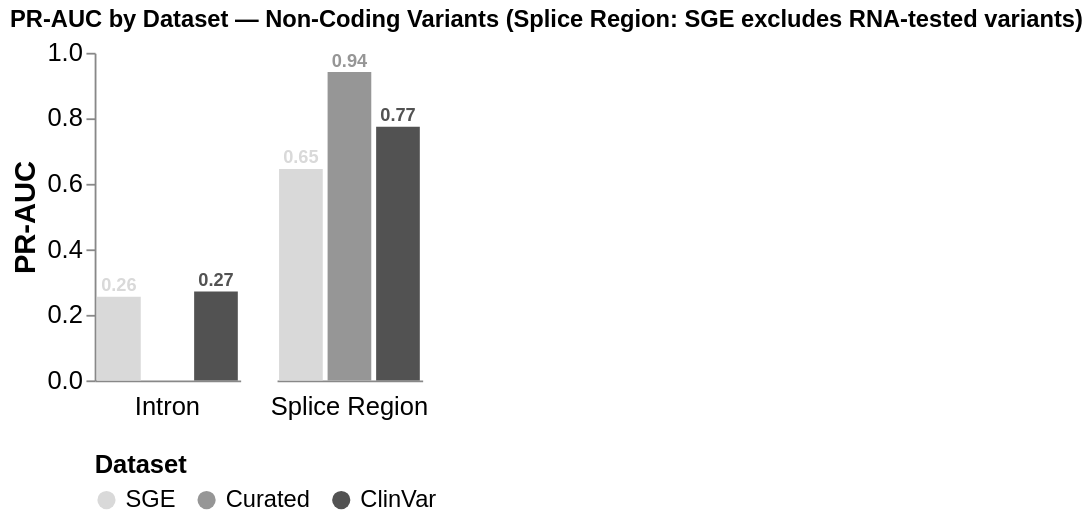

Notebook code cell kept with this figure:
### Code cell
# PR-AUC summary — non-coding variants only
# Intron: all variants; Splice Region: SGE excludes variants that have RNA data
NONCODING_CONSEQUENCES = ['Intron', 'Splice Region']

noncoding_auc_rows = []
for dataset, df in dfs.items():
    pr_meta = iter_dict[dataset]

    for consequence in NONCODING_CONSEQUENCES:
        sub = df[df['simplified_consequence'].isin(single_consequence_filters[consequence])].copy()

        # For SGE Splice Region: drop variants where RNA consequence is recorded
        if dataset == 'SGE' and consequence == 'Splice Region':
            sub = sub[sub['rna_consequence'].isna()]

        sub = sub.dropna(subset=['maxSpliceAI', pr_meta['truth_col']])
        sub = sub[sub[pr_meta['truth_col']].isin([pr_meta['pos_label'], pr_meta['neg_label']])]
        y_true = (sub[pr_meta['truth_col']] == pr_meta['pos_label']).astype(int)
        if len(sub) < 10 or y_true.nunique() < 2:
            continue
        precision, recall, _ = precision_recall_curve(y_true, sub['maxSpliceAI'])
        noncoding_auc_rows.append({'Dataset': dataset, 'Consequence': consequence,
                                   'PR-AUC': auc(recall, precision), 'n': len(sub)})

noncoding_auc_df = pd.DataFrame(noncoding_auc_rows)

# Gene-level loop for non-coding jitter
_rng_nc = np.random.default_rng(43)
nc_gene_auc_rows = []
for dataset, df in dfs.items():
    pr_meta  = iter_dict[dataset]
    gene_col = GENE_COL_MAP[dataset]

    for consequence in NONCODING_CONSEQUENCES:
        sub = df[df['simplified_consequence'].isin(single_consequence_filters[consequence])].copy()

        if dataset == 'SGE' and consequence == 'Splice Region':
            sub = sub[sub['rna_consequence'].isna()]

        sub = sub.dropna(subset=['maxSpliceAI', pr_meta['truth_col'], gene_col])
        sub = sub[sub[pr_meta['truth_col']].isin([pr_meta['pos_label'], pr_meta['neg_label']])]

        for gene, gene_sub in sub.groupby(gene_col):
            y_true = (gene_sub[pr_meta['truth_col']] == pr_meta['pos_label']).astype(int)
            n_pos = int(y_true.sum())
            n_neg = len(gene_sub) - n_pos
            if len(gene_sub) < MIN_GENE_N_TOTAL or n_pos < MIN_GENE_N_PER_CLASS or n_neg < MIN_GENE_N_PER_CLASS:
                continue
            precision, recall, _ = precision_recall_curve(y_true, gene_sub['maxSpliceAI'])
            nc_gene_auc_rows.append({'Dataset': dataset, 'Consequence': consequence,
                                     'Gene': gene, 'PR-AUC': auc(recall, precision), 'n': len(gene_sub)})

nc_gene_auc_df = pd.DataFrame(nc_gene_auc_rows)
if not nc_gene_auc_df.empty:
    nc_gene_auc_df['jitter'] = _rng_nc.uniform(-0.25, 0.25, size=len(nc_gene_auc_df))

plot_prauc_bars(noncoding_auc_df, nc_gene_auc_df, NONCODING_CONSEQUENCES,
                'PR-AUC by Dataset — Non-Coding Variants\n(Splice Region: SGE excludes RNA-tested variants)')
plt.show()

# Altair aggregate summary — non-coding variants only
_base_nc = alt.Chart(noncoding_auc_df).encode(
    x=alt.X("Dataset:N", sort=_dataset_order, title=None,
            axis=alt.Axis(labels=False, ticks=False)),
    y=alt.Y("PR-AUC:Q", scale=alt.Scale(domain=[0, 1]),
            axis=alt.Axis(title="PR-AUC", labelFontSize=14, titleFontSize=16,
                          labelFont="Arial", titleFont="Arial")),
    color=alt.Color("Dataset:N", sort=_dataset_order,
                scale=alt.Scale(range=[_PRAUC_COLORS[d] for d in _dataset_order]),
                    legend=alt.Legend(title="Dataset", labelFontSize=13, titleFontSize=14,
                                      labelFont="Arial", titleFont="Arial",
                                      orient="bottom", direction="horizontal")),
    tooltip=[
        alt.Tooltip("Dataset:N"),
        alt.Tooltip("Consequence:N"),
        alt.Tooltip("PR-AUC:Q", format=".3f", title="PR-AUC"),
        alt.Tooltip("n:Q", title="n"),
    ],
)
(
    alt.layer(_base_nc.mark_bar(),
              _base_nc.mark_text(dy=-6, fontSize=10, fontWeight="bold", color="black").encode(
                  text=alt.Text("PR-AUC:Q", format=".2f")))
    .properties(width=80, height=180)
    .facet(column=alt.Column(
        "Consequence:N", sort=NONCODING_CONSEQUENCES,
        header=alt.Header(title=None, labelFontSize=14, labelFont="Arial",
                          labelOrient="bottom", labelPadding=8),
    ))
    .properties(title="PR-AUC by Dataset — Non-Coding Variants (Splice Region: SGE excludes RNA-tested variants)")
    .configure_title(font="Arial", fontSize=13)
    .configure_axis(grid=False)
    .configure_view(stroke=None)
).display()

### Figure 1 — Vega-Lite specification as saved in the notebook (floating-point values rounded to 4 significant figures)
{"config": {"view": {"continuousWidth": 300, "continuousHeight": 300, "stroke": null}, "axis": {"grid": false}, "title": {"font": "Arial", "fontSize": 13}}, "data": {"name": "data-cf7781c65d25cd0106a2479f335c0a35"}, "facet": {"column": {"field": "Consequence", "header": {"labelFont": "Arial", "labelFontSize": 14, "labelOrient": "bottom", "labelPadding": 8, "title": null}, "sort": ["Intron", "Splice Region"], "type": "nominal"}}, "spec": {"layer": [{"mark": {"type": "bar"}, "encoding": {"color": {"field": "Dataset", "legend": {"direction": "horizontal", "labelFont": "Arial", "labelFontSize": 13, "orient": "bottom", "title": "Dataset", "titleFont": "Arial", "titleFontSize": 14}, "scale": {"range": ["#d9d9d9", "#969696", "#525252"]}, "sort": ["SGE", "Curated", "ClinVar"], "type": "nominal"}, "tooltip": [{"field": "Dataset", "type": "nominal"}, {"field": "Consequence", "type": "nominal"}, {"field": "PR-AUC", "format": ".3f", "title": "PR-AUC", "type": "quantitative"}, {"field": "n", "title": "n", "type": "quantitative"}], "x": {"axis": {"labels": false, "ticks": false}, "field": "Dataset", "sort": ["SGE", "Curated", "ClinVar"], "title": null, "type": "nominal"}, "y": {"axis": {"labelFont": "Arial", "labelFontSize": 14, "title": "PR-AUC", "titleFont": "Arial", "titleFontSize": 16}, "field": "PR-AUC", "scale": {"domain": [0, 1]}, "type": "quantitative"}}}, {"mark": {"type": "text", "color": "black", "dy": -6, "fontSize": 10, "fontWeight": "bold"}, "encoding": {"color": {"field": "Dataset", "legend": {"direction": "horizontal", "labelFont": "Arial", "labelFontSize": 13, "orient": "bottom", "title": "Dataset", "titleFont": "Arial", "titleFontSize": 14}, "scale": {"range": ["#d9d9d9", "#969696", "#525252"]}, "sort": ["SGE", "Curated", "ClinVar"], "type": "nominal"}, "text": {"field": "PR-AUC", "format": ".2f", "type": "quantitative"}, "tooltip": [{"field": "Dataset", "type": "nominal"}, {"field": "Consequence", "type": "nominal"}, {"field": "PR-AUC", "format": ".3f", "title": "PR-AUC", "type": "quantitative"}, {"field": "n", "title": "n", "type": "quantitative"}], "x": {"axis": {"labels": false, "ticks": false}, "field": "Dataset", "sort": ["SGE", "Curated", "ClinVar"], "title": null, "type": "nominal"}, "y": {"axis": {"labelFont": "Arial", "labelFontSize": 14, "title": "PR-AUC", "titleFont": "Arial", "titleFontSize": 16}, "field": "PR-AUC", "scale": {"domain": [0, 1]}, "type": "quantitative"}}}], "height": 180, "width": 80}, "title": "PR-AUC by Dataset — Non-Coding Variants (Splice Region: SGE excludes RNA-tested variants)", "$schema": "https://vega.github.io/schema/vega-lite/v6.1.0.json", "datasets": {"data-cf7781c65d25cd0106a2479f335c0a35": [{"Dataset": "SGE", "Consequence": "Intron", "PR-AUC": 0.2556, "n": 8321}, {"Dataset": "SGE", "Consequence": "Splice Region", "PR-AUC": 0.6454, "n": 4467}, {"Dataset": "Curated", "Consequence": "Splice Region", "PR-AUC": 0.9414, "n": 121}, {"Dataset": "ClinVar", "Consequence": "Intron", "PR-AUC": 0.2717, "n": 33349}, {"Dataset": "ClinVar", "Consequence": "Splice Region", "PR-AUC": 0.774, "n": 5471}]}}
